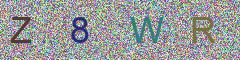

The Python source for this figure:
#生成验证码
from PIL import Image, ImageDraw, ImageFont, ImageFilter
import random

#生成随机字母
def rndChar():
    return chr(random.randint(65,90))
print(chr(65))

#随机生成数字和字母
def getrand(num, many):     #num 位数   many 个数
    for x in range(many):  #验证码一共的位数
        s = ""
        for y in range(num):
            n = random.randint(1, 2)   # n=1 或者 n=2, n=1生成数字 n=2 生成字母
            if n == 1:
                numb = random.randint(0, 9)
                s += str(numb)
            else:
                nn = random.randint(1, 2)
                cc = random.randint(1, 26)
                if nn == 1:
                    numb = chr(64+cc)
                    s += numb
                else:
                    numb = chr(96+cc)
                    s += numb
        return s

#随机的颜色
def rndColor():
    return (random.randint(32,127),random.randint(32,127),random.randint(32,127))
def rndColor1():
    return (random.randint(64,255),random.randint(64,255),random.randint(64,255))

width = 60 * 4   # 生成四个随机字母
height = 60

image = Image.new('RGB', (width, height), (255, 255, 255))





#创建Font对象: 选择文字字体和大小
font = ImageFont.truetype("Arial.ttf", 36)
#创建Draw对象:
draw = ImageDraw.Draw(image)

#填充每个像素
for x in range(width):
    for y in range(height):
        draw.point((x,y), fill=rndColor1())


#输出文字:
for t in range(4):
    draw.text((60 * t + 10, 10), getrand(1,4), font=font, fill=rndColor())
image.show()
image.save('static/vcode/vcode.jpg', 'jpeg')
